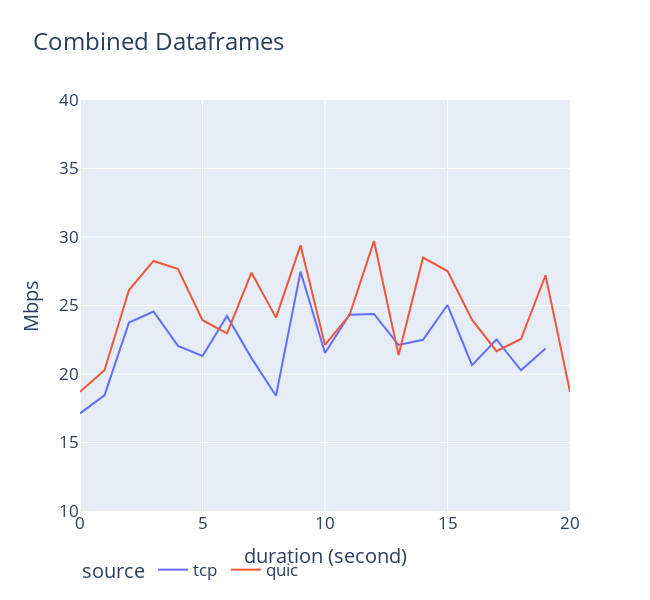
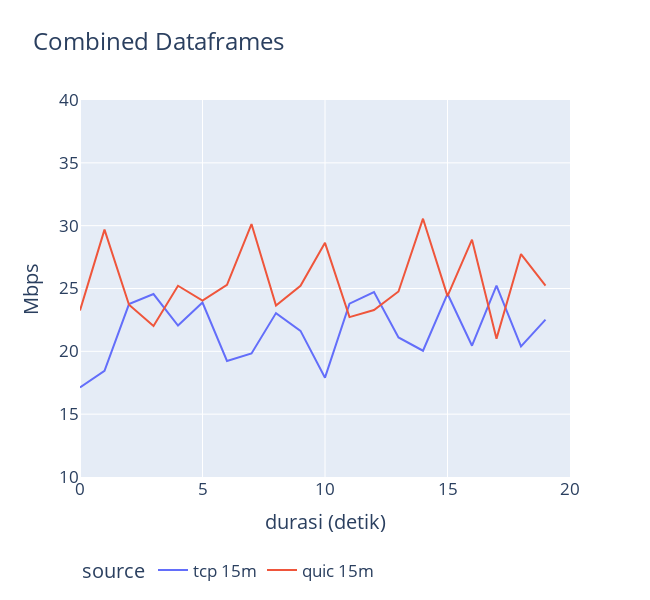

Notebook cell for these charts, in order:
### Markdown cell above
# QUIC=TCP

### Code cell
# 5m-quic
quic5Df = []
csv_files_path = '/home/chandra/CodeBase/Thesis/ns-allinone-3.39/ns-3.39/scratch/data/dual_feb02/simulation-fairness-udpquic/5-up/*/quic-flow0-client.csv'
csv_files = glob.glob(csv_files_path)
for csv_file in csv_files:
    df = pd.read_csv(csv_file)
    quic5Df.append(df)
quic5Df = pd.concat(quic5Df, ignore_index=True)

# 5m-tcp
tcp5Df = []
csv_files_path = '/home/chandra/CodeBase/Thesis/ns-allinone-3.39/ns-3.39/scratch/data/dual_feb02/simulation-fairness-tcpquic/5-up/*/tcp-flow0-client.csv'
csv_files = glob.glob(csv_files_path)
for csv_file in csv_files:
    df = pd.read_csv(csv_file)
    tcp5Df.append(df)
tcp5Df = pd.concat(tcp5Df, ignore_index=True)

# 35m-quic
quic15Df = []
csv_files_path = '/home/chandra/CodeBase/Thesis/ns-allinone-3.39/ns-3.39/scratch/data/dual_feb02/simulation-fairness-tcpquic/15-up/*/quic-flow0-client.csv'
csv_files = glob.glob(csv_files_path)
for csv_file in csv_files:
    df = pd.read_csv(csv_file)
    quic15Df.append(df)
quic15Df = pd.concat(quic15Df, ignore_index=True)

# 35m-tcp
tcp15Df = []
csv_files_path = '/home/chandra/CodeBase/Thesis/ns-allinone-3.39/ns-3.39/scratch/data/dual_feb02/simulation-fairness-tcpquic/15-up/*/tcp-flow0-client.csv'
csv_files = glob.glob(csv_files_path)
for csv_file in csv_files:
    df = pd.read_csv(csv_file)
    tcp15Df.append(df)
tcp15Df = pd.concat(tcp15Df, ignore_index=True)


tcp5Df['kbps'] = tcp5Df['kbps'] / 1000
quic5Df['kbps'] = quic5Df['kbps'] / 1000
tcp15Df['kbps'] = tcp15Df['kbps'] / 1000
quic15Df['kbps'] = quic15Df['kbps'] / 1000
tcp5Df['source'] = 'tcp '
quic5Df['source'] = 'quic '

tcp15Df['source'] = 'tcp 15m'
quic15Df['source'] = 'quic 15m'

total5 = tcp5Df + quic5Df
total5['source'] = 'total'

df5 = pd.concat([tcp5Df, quic5Df])
fig5 = px.line(df5, x=df5.index, y='kbps', color='source',
               labels={'index': 'duration (second)', 'kbps': 'Mbps'}, title='Combined Dataframes')
fig5.update_layout(width=650,
                   height=600,
                   legend=dict(x=0, y=-0.1, traceorder='normal', orientation='h'),
                   xaxis=dict(
                       range=[0, 20],  # Set the desired y-axis range
                       rangemode='tozero'  # Set rangemode to 'tozero'
                   ),
                   yaxis=dict(
                       range=[10, 40],  # Set the desired y-axis range
                       rangemode='tozero'  # Set rangemode to 'tozero'
                   ),
                   font=dict(size=17))
display(fig5.update_layout(showlegend=True))

total15 = tcp15Df + quic15Df
total15['source'] = 'total'

df15 = pd.concat([tcp15Df, quic15Df])
fig15 = px.line(df15, x=df15.index, y='kbps', color='source',
                labels={'index': 'durasi (detik)', 'kbps': 'Mbps'}, title='Combined Dataframes')
fig15.update_layout(width=650,
                    height=600,
                    legend=dict(x=0, y=-0.2, traceorder='normal', orientation='h'),
                    xaxis=dict(
                        range=[0, 20],  # Set the desired y-axis range
                        rangemode='tozero'  # Set rangemode to 'tozero'
                    ),
                    yaxis=dict(
                        range=[10, 40],  # Set the desired y-axis range
                        rangemode='tozero'  # Set rangemode to 'tozero'
                    ),
                    font=dict(size=17))
display(fig15.update_layout(showlegend=True))

print(tcp5Df['kbps'][:20].mean())
print(quic5Df['kbps'][:20].mean())
print(tcp15Df['kbps'][:20].mean())
print(quic15Df['kbps'][:20].mean())

### Figure 1 — Plotly figure (JSON) as saved in the notebook; plotly's stock layout.template omitted (floating-point values rounded to 4 significant figures)
{"data": [{"hovertemplate": "source=tcp <br>duration (second)=%{x}<br>Mbps=%{y}<extra></extra>", "legendgroup": "tcp ", "line": {"color": "#636efa", "dash": "solid"}, "marker": {"symbol": "circle"}, "mode": "lines", "name": "tcp ", "orientation": "v", "showlegend": true, "x": [0, 1, 2, 3, 4, 5, 6, 7, 8, 9, 10, 11, 12, 13, 14, 15, 16, 17, 18, 19], "xaxis": "x", "y": [17.13, 18.44, 23.76, 24.56, 22.06, 21.32, 24.24, 21.16, 18.41, 27.48, 21.53, 24.33, 24.38, 22.12, 22.5, 25.03, 20.65, 22.52, 20.27, 21.87], "yaxis": "y", "type": "scatter"}, {"hovertemplate": "source=quic <br>duration (second)=%{x}<br>Mbps=%{y}<extra></extra>", "legendgroup": "quic ", "line": {"color": "#EF553B", "dash": "solid"}, "marker": {"symbol": "circle"}, "mode": "lines", "name": "quic ", "orientation": "v", "showlegend": true, "x": [0, 1, 2, 3, 4, 5, 6, 7, 8, 9, 10, 11, 12, 13, 14, 15, 16, 17, 18, 19, 20, 21, 22, 23, 24, 25, 26, 27, 28, 29, 30, 31, 32, 33, 34, 35, 36, 37, 38, 39, 40, 41, 42, 43, 44, 45, 46, 47, 48, 49, 50], "xaxis": "x", "y": [18.71, 20.27, 26.13, 28.25, 27.65, 23.93, 22.97, 27.39, 24.12, 29.39, 22.13, 24.3, 29.7, 21.38, 28.5, 27.51, 23.97, 21.66, 22.55, 27.21, 18.71, 23.15, 0.0, 0.0, 0.0, 0.0, 0.0, 0.0, 0.0, 0.0, 0.0, 0.0, 0.0, 0.0, 0.0, 0.0, 0.0, 0.0, 0.0, 0.0, 18.71, 20.27, 26.13, 18.71, 23.15, 0.0, 0.0, 0.0, 18.71, 20.27, 26.13], "yaxis": "y", "type": "scatter"}], "layout": {"xaxis": {"anchor": "y", "domain": [0.0, 1.0], "title": {"text": "duration (second)"}, "range": [0, 20], "rangemode": "tozero"}, "yaxis": {"anchor": "x", "domain": [0.0, 1.0], "title": {"text": "Mbps"}, "range": [10, 40], "rangemode": "tozero"}, "legend": {"title": {"text": "source"}, "tracegroupgap": 0, "x": 0, "y": -0.1, "traceorder": "normal", "orientation": "h"}, "title": {"text": "Combined Dataframes"}, "font": {"size": 17}, "width": 650, "height": 600, "showlegend": true}}

### Figure 2 — Plotly figure (JSON) as saved in the notebook; plotly's stock layout.template omitted (floating-point values rounded to 4 significant figures)
{"data": [{"hovertemplate": "source=tcp 15m<br>durasi (detik)=%{x}<br>Mbps=%{y}<extra></extra>", "legendgroup": "tcp 15m", "line": {"color": "#636efa", "dash": "solid"}, "marker": {"symbol": "circle"}, "mode": "lines", "name": "tcp 15m", "orientation": "v", "showlegend": true, "x": [0, 1, 2, 3, 4, 5, 6, 7, 8, 9, 10, 11, 12, 13, 14, 15, 16, 17, 18, 19], "xaxis": "x", "y": [17.13, 18.44, 23.76, 24.56, 22.05, 23.88, 19.23, 19.83, 23.04, 21.63, 17.9, 23.79, 24.71, 21.11, 20.05, 24.58, 20.45, 25.23, 20.4, 22.53], "yaxis": "y", "type": "scatter"}, {"hovertemplate": "source=quic 15m<br>durasi (detik)=%{x}<br>Mbps=%{y}<extra></extra>", "legendgroup": "quic 15m", "line": {"color": "#EF553B", "dash": "solid"}, "marker": {"symbol": "circle"}, "mode": "lines", "name": "quic 15m", "orientation": "v", "showlegend": true, "x": [0, 1, 2, 3, 4, 5, 6, 7, 8, 9, 10, 11, 12, 13, 14, 15, 16, 17, 18, 19], "xaxis": "x", "y": [23.25, 29.69, 23.71, 22.02, 25.22, 24.04, 25.29, 30.13, 23.65, 25.21, 28.63, 22.72, 23.28, 24.77, 30.56, 24.39, 28.88, 21.01, 27.74, 25.22], "yaxis": "y", "type": "scatter"}], "layout": {"xaxis": {"anchor": "y", "domain": [0.0, 1.0], "title": {"text": "durasi (detik)"}, "range": [0, 20], "rangemode": "tozero"}, "yaxis": {"anchor": "x", "domain": [0.0, 1.0], "title": {"text": "Mbps"}, "range": [10, 40], "rangemode": "tozero"}, "legend": {"title": {"text": "source"}, "tracegroupgap": 0, "x": 0, "y": -0.2, "traceorder": "normal", "orientation": "h"}, "title": {"text": "Combined Dataframes"}, "font": {"size": 17}, "width": 650, "height": 600, "showlegend": true}}
